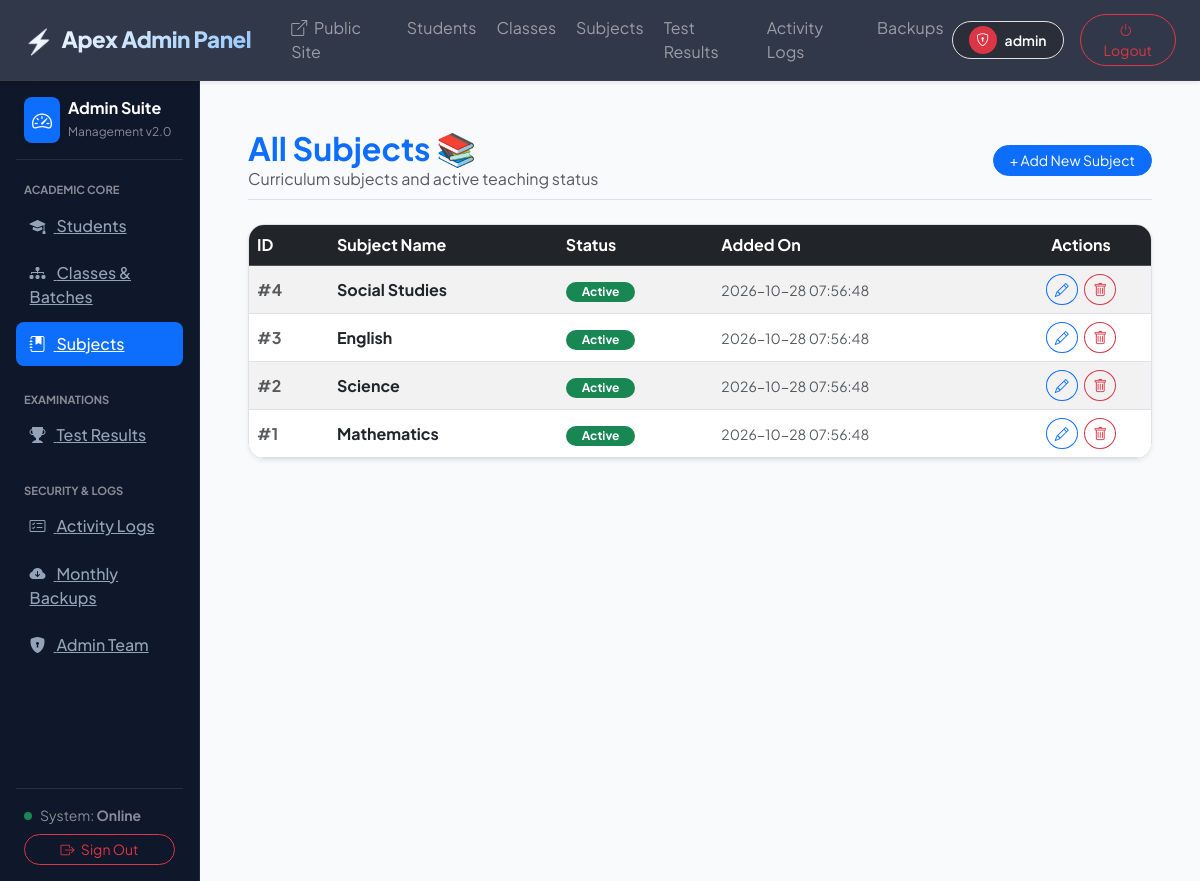
/subjects-table.php (signed in), run on the app's committed database.
### tables this page shows
CREATE TABLE tblsubject (
    subjectid INTEGER PRIMARY KEY AUTOINCREMENT,
    subjectname TEXT NOT NULL UNIQUE,
    status INTEGER DEFAULT 1,
    addedipaddress TEXT,
    addedDatetime TEXT
);

### subjects-table.php (the view, shortened to what this page needs)
<?php
include "dbms.php";
include "includes/top.php";
?>
<?php
include "includes/nav.php";
include "includes/left-side.php";
$stmt = $conn->prepare("SELECT * FROM tblsubject ORDER BY subjectid DESC");
$stmt->execute();
?>
<div class="d-flex justify-content-between align-items-center mb-4 border-bottom pb-2 flex-wrap gap-2">
    <div>
        <h2 class="text-primary fw-bold m-0">All Subjects 📚</h2>
        <p class="text-muted m-0">Curriculum subjects and active teaching status</p>
    </div>
    <a href="add-subject.php" class="btn btn-primary btn-sm rounded-pill px-3">+ Add New Subject</a>
</div>
<div class="glass-card border shadow-sm rounded-4 overflow-hidden">
    <div class="table-responsive">
        <table class="table table-hover table-striped align-middle mb-0">
            <thead class="table-dark">
                <tr>
                    <th scope="col" style="width: 80px;">ID</th>
                    <th scope="col">Subject Name</th>
                    <th scope="col">Status</th>
                    <th scope="col">Added On</th>
                    <th scope="col" style="width: 140px;" class="text-center">Actions</th>
                </tr>
            </thead>
            <tbody>
            <?php
            while ($row = $stmt->fetch()):
            ?>
                <tr>
                    <td class="fw-bold text-muted">#<?php echo htmlspecialchars($row['subjectid']); ?></td>
                    <td class="fw-bold text-dark"><?php echo htmlspecialchars($row['subjectname']); ?></td>
                    <td>
                        <?php if ($row['status'] == '1'): ?>
                            <span class="badge bg-success rounded-pill px-3 py-1">Active</span>
                        <?php else: ?>
                            <span class="badge bg-secondary rounded-pill px-3 py-1">Inactive</span>
                        <?php endif; ?>
                    </td>
                    <td><small class="text-muted"><?php echo htmlspecialchars($row['addedDatetime'] ?? 'N/A'); ?></small></td>
                    <td class="text-center">
                        <a href="subject-edit.php?subjectid=<?php echo urlencode($row['subjectid']); ?>" class="btn btn-outline-primary btn-sm rounded-circle me-1" title="Edit Subject">
                            <i class="bi bi-pencil"></i>
                        </a>
                        <a href="subject-delete.php?subjectid=<?php echo urlencode($row['subjectid']); ?>" class="btn btn-outline-danger btn-sm rounded-circle" onclick="return confirm('Delete this subject?');" title="Delete Subject">
                            <i class="bi bi-trash"></i>
                        </a>
                    </td>
                </tr>
            <?php endwhile; ?>
            </tbody>
        </table>
    </div>
</div>
<?php
include "includes/end.php";
?>

### style.css (style rules this page uses)
:root { --primary: #4f46e5; --primary-hover: #4338ca; --primary-light: #eef2ff; --secondary: #0ea5e9; --accent: #f59e0b; --success: #10b981; --danger: #ef4444; --dark-bg: #0f172a; --card-bg: rgba(255, 255, 255, 0.92); --glass-border: rgba(255, 255, 255, 0.4); --glass-shadow: 0 20px 40px -15px rgba(0, 0, 0, 0.07); --font-main: 'Plus Jakarta Sans', -apple-system, BlinkMacSystemFont, "Segoe UI", Roboto, sans-serif; }
body { font-family: var(--font-main); background-color: #f8fafc; color: #1e293b; overflow-x: hidden; margin: 0; padding: 0; }
.glass-card { background: var(--card-bg); backdrop-filter: blur(16px); -webkit-backdrop-filter: blur(16px); border: 1px solid var(--glass-border); border-radius: 1.25rem; box-shadow: var(--glass-shadow); transition: all 0.3s cubic-bezier(0.16, 1, 0.3, 1); }

### data on the page
tblsubject: subjectid "4", subjectname "Social Studies", status "Active", addedDatetime "2026-10-28 07:56:48"
tblsubject: subjectid "3", subjectname "English", status "Active", addedDatetime "2026-10-28 07:56:48"
tblsubject: subjectid "2", subjectname "Science", status "Active", addedDatetime "2026-10-28 07:56:48"
tblsubject: subjectid "1", subjectname "Mathematics", status "Active", addedDatetime "2026-10-28 07:56:48"

### other printed values
$_SESSION['adminusername'] "admin"
